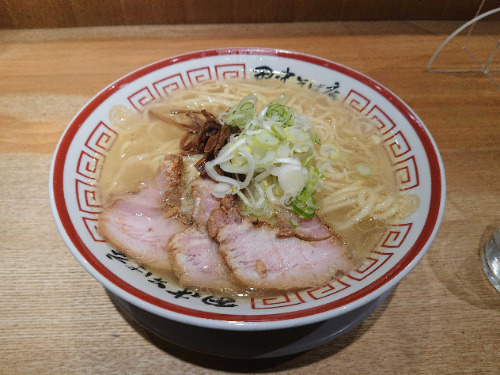
#> input picture img/ramen.jpeg, 500 x 375 px, found by its file name
$ python pencil.py
#> lines starting #> are read from the running program, lines starting #| are printed output that depends on the picture
import cv2
from skimage import io, segmentation, color

img = cv2.imread('img\\ramen.jpeg')
#> img is the input picture: shape (375, 500, 3); mean B, G, R 99.4, 121.7, 147

img_rgb = cv2.cvtColor(img, cv2.COLOR_BGR2RGB)

dst_gray, dst_color = cv2.pencilSketch(img_rgb, sigma_s=120, sigma_r=0.06, shade_factor=0.09)
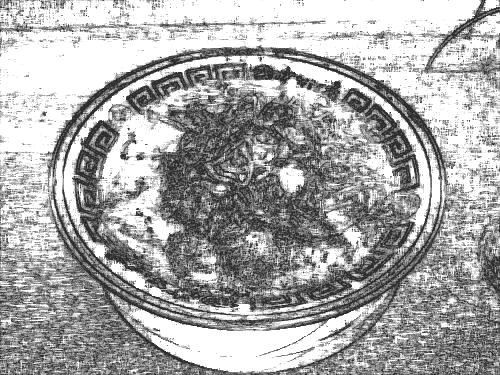
#> dst_gray: shape (375, 500); min 46, max 255, mean 168.7
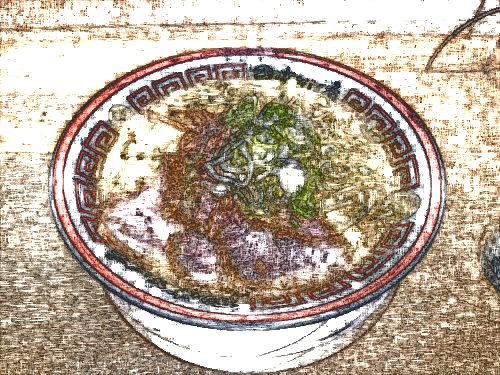
#> dst_color: shape (375, 500, 3); mean R, G, B 187.4, 171.1, 155
# sigma_s and sigma_r are the same as in stylization.
# shade_factor is a simple scaling of the output image intensity. The higher the value, the brighter is the result. Range 0 - 0.1

io.imsave("img\\ramen_pencil.jpeg", dst_color)

$ run again, with img/cat1.JPEG copied over img/ramen.jpeg
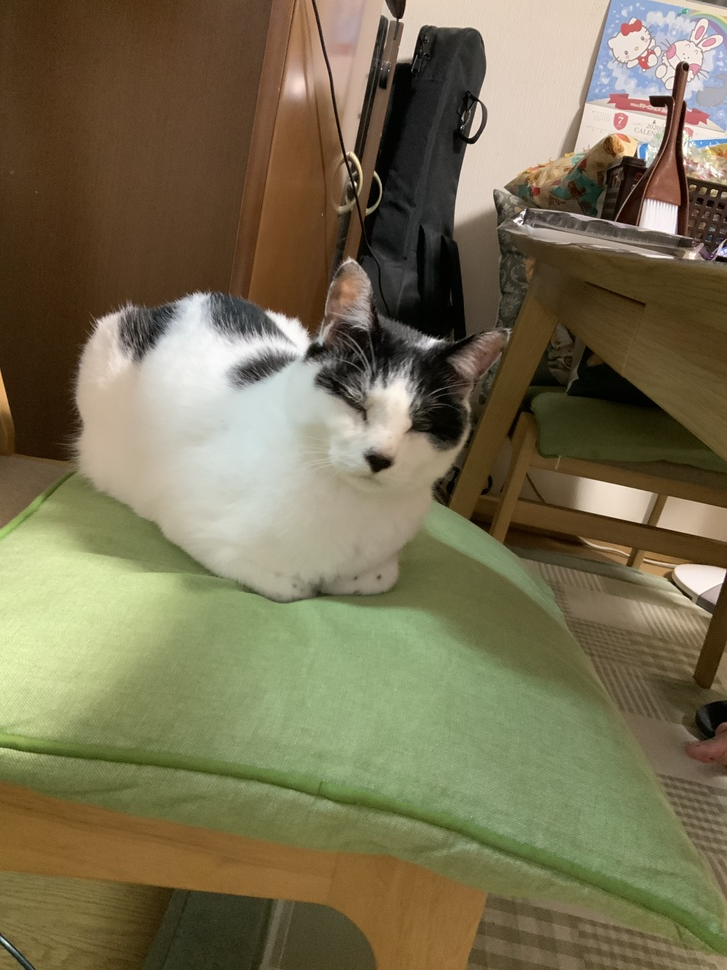
#> input picture img/cat1.JPEG, 727 x 970 px, shrunk from 3024 x 4032 before the run, found by its file name
#> img is the input picture: shape (970, 727, 3); mean B, G, R 82.8, 111.9, 120.1
#> `dst_gray, dst_color = cv2.pencilSketch(img_rgb, sigma_s=120, sigma_r=0..`:
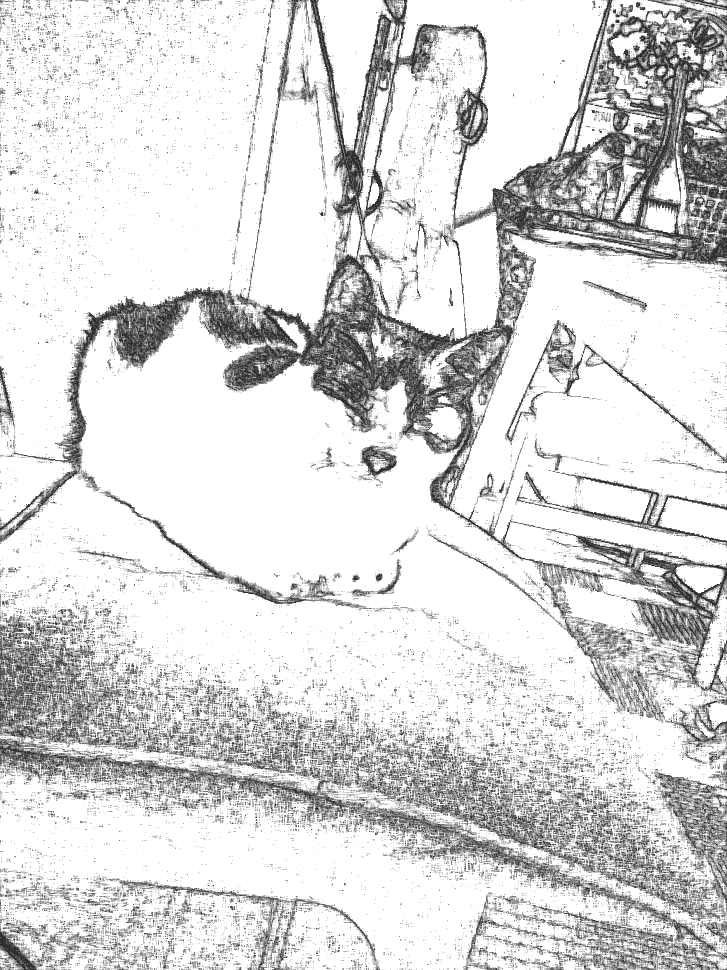
#> dst_gray: shape (970, 727); min 46, max 255, mean 217.7
#> `dst_gray, dst_color = cv2.pencilSketch(img_rgb, sigma_s=120, sigma_r=0..`:
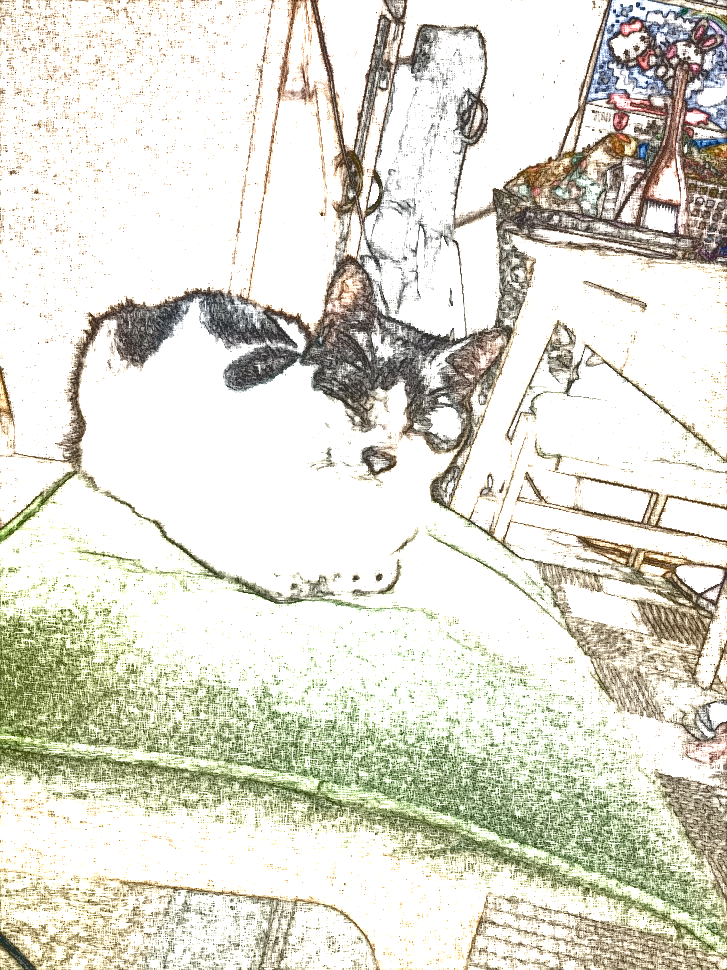
#> dst_color: shape (970, 727, 3); mean R, G, B 221.8, 220.7, 208.9

$ run again, with img/paint1.jpeg copied over img/ramen.jpeg
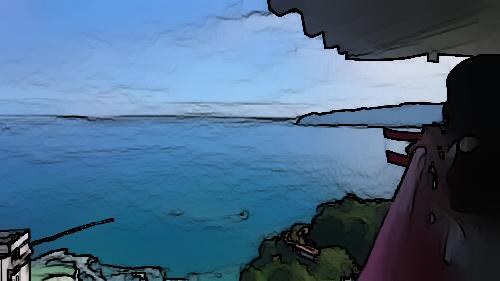
#> input picture img/paint1.jpeg, 500 x 281 px, found by its file name
#> img is the input picture: shape (281, 500, 3); mean B, G, R 135, 105.2, 73.4
#> `dst_gray, dst_color = cv2.pencilSketch(img_rgb, sigma_s=120, sigma_r=0..`:
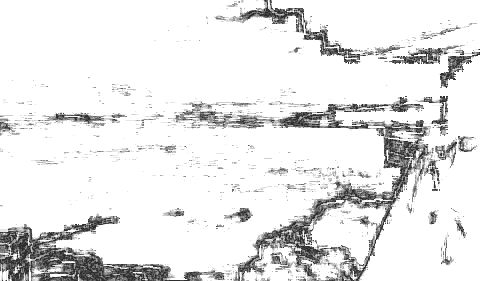
#> dst_gray: shape (281, 500); min 46, max 255, mean 232.2
#> `io.imsave("img\\ramen_pencil.jpeg", dst_color)`:
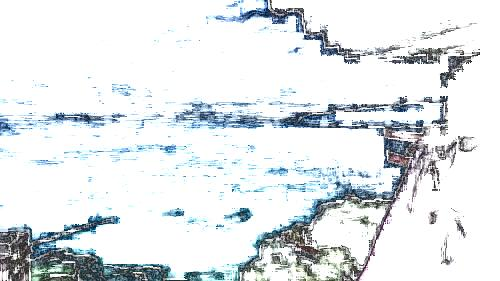
#> saved as ramen_pencil.jpeg: shape (281, 500, 3); mean R, G, B 226.2, 230.9, 233
